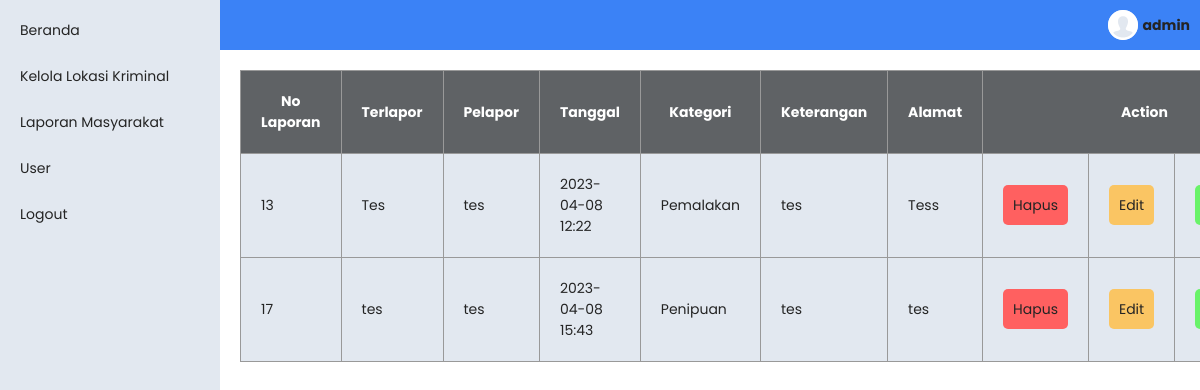
The app's page /laporan-masyarakat.php (signed in) with its own data.
### tables this page shows
CREATE TABLE `user` (
  `id` int(11) NOT NULL,
  `username` varchar(100) NOT NULL,
  `password` varchar(100) NOT NULL DEFAULT ''
);

CREATE TABLE `laporan_masyarakat` (
  `id` int(11) NOT NULL,
  `pelapor` varchar(100) NOT NULL,
  `terlapor` varchar(100) NOT NULL,
  `kategori` varchar(100) NOT NULL,
  `keterangan` varchar(100) NOT NULL,
  `alamat` varchar(100) NOT NULL,
  `tanggal` timestamp NOT NULL DEFAULT current_timestamp()
);

### views/laporan-masyarakat-view.php (the view, shortened to what this page needs)
<?php
  $conn = OpenCon();
  $query = "SELECT * FROM laporan_masyarakat";
  $result = $conn->query($query);
  $data = $result->fetch_all();
?>
  <table>
    <tr>
      <th>No Laporan</th>
      <th>Terlapor</th>
      <th>Pelapor</th>
      <th>Tanggal</th>
      <th>Kategori</th>
      <th>Keterangan</th>
      <th>Alamat</th>
      <th colspan='3'>Action</th>
    </tr>
    <?php if(mysqli_num_rows($result) < 1):?>
      <tr>
        <td colspan='8'>
          <h1 style='text-align: center;'>Tidak ada data</h1>
        </td>
      </tr>
    <?php else: ?>
      <?php foreach($data as $row):?>
        <tr>
          <td><?= $row[0]?> </td>
          <td><?= $row[2]?> </td>
          <td><?= $row[1]?> </td>
          <td><?php $timestamp = strtotime($row[6]);
                $time = date('Y-m-d H:i', $timestamp);
                echo $time;
          ?> </td>
          <td><?= $row[3]?> </td>
          <td><?= $row[4]?> </td>
          <td><?= $row[5]?> </td>
          <td>
            <a class='button delete'href="hapus-laporan-masyarakat.php?id=<?= $row[0]?>">Hapus</a>
          </td>
          <td>
            <a class='button edit'href="edit-laporan-masyarakat.php?id=<?= $row[0]?>">Edit</a>
          </td>
          <td>
            <a class='button download'href="pdf.php?id=<?= $row[0]?>">Download</a>
          </td>
        </tr>
      <?php endforeach;?>
    <?php endif;?>
  </table>

### header.php (shortened to what this page needs)
<div class='header'>
  <?php if(isset($_SESSION['user-id'])):?>
    <a href='user.php' class='avatar-container'>
      <div class='avatar'>
        <img src="./img/iconmonstr-user-19-240.png" alt="" style='width:100%'>
      </div>
      <span><?= $user['username']?></span>
    </a>
  <?php else:?>
    <a class='login-button' href="login.php">Login</a>
  <?php endif ?>
</div>

### style.css (style rules this page uses)
:root { --primary:#3b82f6; --secondary:#e2e8f0; --border: rgb(153, 153, 153) }
* { margin: 0; padding: 0; font-family: 'Poppins'; color: rgb(36, 36, 36); font-size: 14px; }
html, body { box-sizing: border-box; height: 100%; }
a { text-decoration: none; color: inherit; }
.header { height: 30px; background-color: var(--primary); display: flex; justify-content: space-between; align-items: center; padding: 10px; flex-direction: row-reverse; }
table { width: 100%; border-collapse: collapse; border: 1px solid var(--border); background-color: var(--secondary); backdrop-filter: blur(4px); }
td, tr, th { border: 1px solid var(--border); padding: 20px; }
th { background-color: rgba(0, 0, 0, 0.575); color: white; }
.button { padding: 10px; border-radius: 5px; text-align: center; }
.delete { background-color: rgb(255, 96, 96); }
.edit { background-color: rgb(250, 197, 99); }
.download { background-color: rgb(105, 243, 105); }
.avatar-container { display: flex; gap: 5px; justify-content: center; align-items: center; }
.avatar-container { font-weight: bold; }
.avatar { border-radius: 900px; width: 30px; height: 30px; background-color: var(--secondary); }
@media only screen and (min-width: 600px) { .header { flex-direction: row; } }

### records on screen
user: username "admin"
laporan_masyarakat: id "13", terlapor "Tes", pelapor "tes", tanggal "2023-04-08 12:22", kategori "Pemalakan", keterangan "tes", alamat "Tess"
laporan_masyarakat: id "17", terlapor "tes", pelapor "tes", tanggal "2023-04-08 15:43", kategori "Penipuan", keterangan "tes", alamat "tes"
